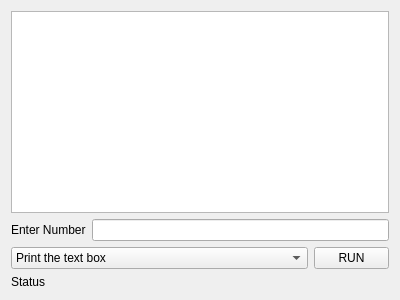
<?xml version="1.0" encoding="UTF-8"?>
<ui version="4.0">
 <class>Form</class>
 <widget class="QWidget" name="Form">
  <property name="geometry">
   <rect>
    <x>0</x>
    <y>0</y>
    <width>400</width>
    <height>300</height>
   </rect>
  </property>
  <property name="windowTitle">
   <string>Form</string>
  </property>
  <layout class="QFormLayout" name="formLayout">
   <item row="0" column="0" colspan="2">
    <widget class="QTextEdit" name="textEdit"/>
   </item>
   <item row="1" column="0">
    <widget class="QLabel" name="enter_number_label">
     <property name="text">
      <string>Enter Number</string>
     </property>
    </widget>
   </item>
   <item row="1" column="1">
    <widget class="QLineEdit" name="number_line_edit"/>
   </item>
   <item row="2" column="0" colspan="2">
    <layout class="QHBoxLayout" name="horizontalLayout">
     <item>
      <widget class="QComboBox" name="comboBox">
       <item>
        <property name="text">
         <string>Print the text box</string>
        </property>
       </item>
       <item>
        <property name="text">
         <string>Write the file</string>
        </property>
       </item>
      </widget>
     </item>
     <item>
      <widget class="QPushButton" name="pushButton">
       <property name="maximumSize">
        <size>
         <width>75</width>
         <height>16777215</height>
        </size>
       </property>
       <property name="text">
        <string>RUN</string>
       </property>
      </widget>
     </item>
    </layout>
   </item>
   <item row="3" column="0">
    <widget class="QLabel" name="status_label">
     <property name="text">
      <string>Status</string>
     </property>
    </widget>
   </item>
  </layout>
 </widget>
 <resources/>
 <connections/>
</ui>
